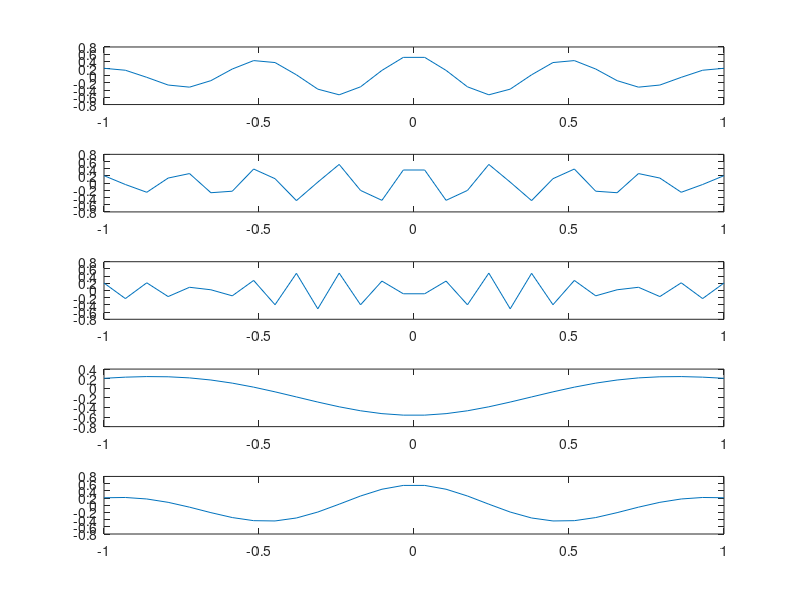

MATLAB code for this plot: (Note: this script raises an error after producing the figure.)
% Create a family of Morlet wavelets ranging in frequency from 2 Hz to 30 Hz.
% [lb,ub,n,fb,fc] = -1,1,20,1,2;
[psi_2,x] = cmorwavf(-1,1,30,1,2);
[psi_4,~] = cmorwavf(-1,1,30,1,4);
[psi_8,~] = cmorwavf(-1,1,30,1,8);
[psi_15,~] = cmorwavf(-1,1,30,1,15);
[psi_30,~] = cmorwavf(-1,1,30,1,30);
figure
subplot(5,1,1)
plot(x,real(psi_2))
subplot(5,1,2)
plot(x,real(psi_4))
subplot(5,1,3)
plot(x,real(psi_8))
subplot(5,1,4)
plot(x,real(psi_15))
subplot(5,1,5)
plot(x,real(psi_30))
 
% Convolve each Morlet wavelet with EEG data from all trials from the electrode we used in the previous day. 
% Apply the Matlab function real to the convolution result, as in convol_result=real(convol_result). 
% This will return the EEG data bandpass filtered at the peak frequency of the wavelet.
eegdata = load("../sampleEEGdata (1).mat");
data = normalize(eegdata.EEG.data,3);
conv_data_2 = zeros(size(data));
conv_data_4 = zeros(size(data));
conv_data_8 = zeros(size(data));
conv_data_15 = zeros(size(data));
conv_data_30 = zeros(size(data));

for elec = 1:64
    for trl = 1:99
        conv_data_2(elec,:,trl) = conv(data(elec,:,trl),psi_2,'same');
        conv_data_4(elec,:,trl) = conv(data(elec,:,trl),psi_4,'same');
        conv_data_8(elec,:,trl) = conv(data(elec,:,trl),psi_8,'same');
        conv_data_15(elec,:,trl) = conv(data(elec,:,trl),psi_15,'same');
        conv_data_30(elec,:,trl) = conv(data(elec,:,trl),psi_30,'same');
    end
end
figure
plot(real(data(47,:,1)))

figure
subplot(5,1,1)
plot(real(conv_data_2(47,:,1)))
title('FCz electrode 2Hz Trial 1')
subplot(5,1,2)
plot(real(conv_data_4(47,:,1)))
title('FCz electrode 4Hz Trial 1')
subplot(5,1,3)
plot(real(conv_data_8(47,:,1)))
title('FCz electrode 8Hz Trial 1')
subplot(5,1,4)
plot(real(conv_data_15(47,:,1)))
title('FCz electrode 15Hz Trial 1')
subplot(5,1,5)
plot(real(conv_data_30(47,:,1)))
title('FCz electrode 30Hz Trial 1')

% 
% Average the result of convolution over all trials and plot an ERP corresponding to each wavelet frequency. 
% Each frequency should be in its own subplot. Plot the broadband ERP (without any convolution) too.
avg_2 = mean(conv_data_2,3);
avg_4 = mean(conv_data_4,3);
avg_8 = mean(conv_data_8,3);
avg_15 = mean(conv_data_15,3);
avg_30 = mean(conv_data_30,3);
% size(avg_2)
figure
subplot(5,1,1)
plot(real(avg_2(47,:)'))
title('FCz ERP 2Hz')
subplot(5,1,2)
plot(real(avg_4(47,:)'))
title('FCz ERP 4Hz')
subplot(5,1,3)
plot(real(avg_8(47,:)'))
title('FCz ERP 8Hz')
subplot(5,1,4)
plot(real(avg_15(47,:)'))
title('FCz ERP 15Hz')
subplot(5,1,5)
plot(real(avg_30(47,:)'))
title('FCz ERP 30Hz')


% How do the wavelet-convolved ERPs compare with the broadband ERP?
gauss_data = zeros(size(data));
sigma = 1;
u=0;
t1 = linspace(-1,1,30);
Exp_comp = -((t1-u).^2)/(2*sigma*sigma);%tn/(sigma*sqrt(2))
G = exp(Exp_comp)/((sqrt(2*pi))*sigma);
for elec = 1:64
    for trl = 1:99
        gauss_data(elec,:,trl) = conv(data(elec,:,trl),G,'same');
    end
end

broadERP = mean(data,3);
gaussBroudERP = mean(gauss_data,3);
figure
subplot(2,1,1)
plot(broadERP(47,:))
title('Without Gaussian Filtering')
subplot(2,1,2)
plot(gaussBroudERP(47,:))
title('With Gaussian Filtering')

%The broadband ERP is not as interpretable as the wavelet based ERPs. The
%wavelet based ERPs amplifies the pattern which are specific to those
%frequency ranges.
